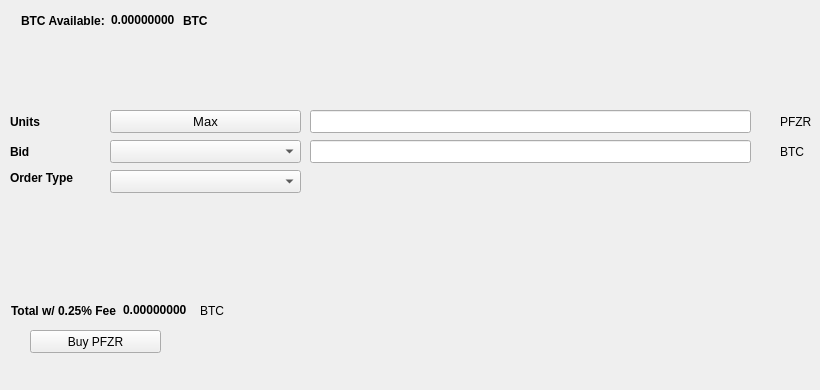
   <widget class="QWidget" name="BuyTab">
    <attribute name="title">
     <string>Buy</string>
    </attribute>
    <widget class="QPushButton" name="BuyPFZR">
     <property name="geometry">
      <rect>
       <x>30</x>
       <y>330</y>
       <width>131</width>
       <height>23</height>
      </rect>
     </property>
     <property name="text">
      <string>Buy PFZR</string>
     </property>
     <property name="icon">
      <iconset resource="../pfzercoin.qrc">
       <normaloff>:/icons/bitcoin</normaloff>:/icons/bitcoin</iconset>
     </property>
    </widget>
    <widget class="QLabel" name="label_3">
     <property name="geometry">
      <rect>
       <x>10</x>
       <y>110</y>
       <width>46</width>
       <height>23</height>
      </rect>
     </property>
     <property name="font">
      <font>
       <weight>75</weight>
       <bold>true</bold>
      </font>
     </property>
     <property name="text">
      <string>Units</string>
     </property>
    </widget>
    <widget class="QLineEdit" name="UnitsInput">
     <property name="geometry">
      <rect>
       <x>310</x>
       <y>110</y>
       <width>441</width>
       <height>23</height>
      </rect>
     </property>
     <property name="font">
      <font>
       <pointsize>9</pointsize>
       <weight>75</weight>
       <bold>true</bold>
      </font>
     </property>
    </widget>
    <widget class="QLineEdit" name="BuyBidPriceEdit">
     <property name="geometry">
      <rect>
       <x>310</x>
       <y>140</y>
       <width>441</width>
       <height>23</height>
      </rect>
     </property>
     <property name="font">
      <font>
       <pointsize>9</pointsize>
       <weight>75</weight>
       <bold>true</bold>
      </font>
     </property>
    </widget>
    <widget class="QLabel" name="label_4">
     <property name="geometry">
      <rect>
       <x>780</x>
       <y>110</y>
       <width>31</width>
       <height>23</height>
      </rect>
     </property>
     <property name="text">
      <string>PFZR</string>
     </property>
    </widget>
    <widget class="QLabel" name="label_5">
     <property name="geometry">
      <rect>
       <x>780</x>
       <y>140</y>
       <width>31</width>
       <height>23</height>
      </rect>
     </property>
     <property name="text">
      <string>BTC</string>
     </property>
    </widget>
    <widget class="QLabel" name="label_6">
     <property name="geometry">
      <rect>
       <x>10</x>
       <y>140</y>
       <width>46</width>
       <height>23</height>
      </rect>
     </property>
     <property name="font">
      <font>
       <weight>75</weight>
       <bold>true</bold>
      </font>
     </property>
     <property name="text">
      <string>Bid</string>
     </property>
    </widget>
    <widget class="QLabel" name="label_7">
     <property name="geometry">
      <rect>
       <x>10</x>
       <y>170</y>
       <width>91</width>
       <height>16</height>
      </rect>
     </property>
     <property name="font">
      <font>
       <weight>75</weight>
       <bold>true</bold>
      </font>
     </property>
     <property name="text">
      <string>Order Type</string>
     </property>
    </widget>
    <widget class="QPushButton" name="Buy_Max_Amount">
     <property name="geometry">
      <rect>
       <x>110</x>
       <y>110</y>
       <width>191</width>
       <height>23</height>
      </rect>
     </property>
     <property name="font">
      <font>
       <pointsize>10</pointsize>
      </font>
     </property>
     <property name="text">
      <string>Max</string>
     </property>
    </widget>
    <widget class="QComboBox" name="BuyBidcomboBox">
     <property name="geometry">
      <rect>
       <x>110</x>
       <y>140</y>
       <width>191</width>
       <height>23</height>
      </rect>
     </property>
     <property name="font">
      <font>
       <pointsize>10</pointsize>
      </font>
     </property>
    </widget>
    <widget class="QComboBox" name="buyOrdertypeCombo">
     <property name="geometry">
      <rect>
       <x>110</x>
       <y>170</y>
       <width>191</width>
       <height>23</height>
      </rect>
     </property>
     <property name="font">
      <font>
       <pointsize>10</pointsize>
      </font>
     </property>
    </widget>
    <widget class="QWidget" name="layoutWidget1">
     <property name="geometry">
      <rect>
       <x>21</x>
       <y>11</y>
       <width>227</width>
       <height>19</height>
      </rect>
     </property>
     <layout class="QHBoxLayout" name="horizontalLayout_3">
      <item>
       <widget class="QLabel" name="label232">
        <property name="font">
         <font>
          <weight>75</weight>
          <bold>true</bold>
         </font>
        </property>
        <property name="text">
         <string>BTC Available:</string>
        </property>
       </widget>
      </item>
      <item>
       <widget class="QLabel" name="BtcAvailableLbl">
        <property name="palette">
         <palette>
          <active>
           <colorrole role="WindowText">
            <brush brushstyle="SolidPattern">
             <color alpha="255">
              <red>0</red>
              <green>0</green>
              <blue>0</blue>
             </color>
            </brush>
           </colorrole>
           <colorrole role="Button">
            <brush brushstyle="SolidPattern">
             <color alpha="255">
              <red>0</red>
              <green>170</green>
              <blue>0</blue>
             </color>
            </brush>
           </colorrole>
           <colorrole role="Light">
            <brush brushstyle="SolidPattern">
             <color alpha="255">
              <red>0</red>
              <green>255</green>
              <blue>0</blue>
             </color>
            </brush>
           </colorrole>
           <colorrole role="Midlight">
            <brush brushstyle="SolidPattern">
             <color alpha="255">
              <red>0</red>
              <green>212</green>
              <blue>0</blue>
             </color>
            </brush>
           </colorrole>
           <colorrole role="Dark">
            <brush brushstyle="SolidPattern">
             <color alpha="255">
              <red>0</red>
              <green>85</green>
              <blue>0</blue>
             </color>
            </brush>
           </colorrole>
           <colorrole role="Mid">
            <brush brushstyle="SolidPattern">
             <color alpha="255">
              <red>0</red>
              <green>113</green>
              <blue>0</blue>
             </color>
            </brush>
           </colorrole>
           <colorrole role="Text">
            <brush brushstyle="SolidPattern">
             <color alpha="255">
              <red>0</red>
              <green>170</green>
              <blue>0</blue>
             </color>
            </brush>
           </colorrole>
           <colorrole role="BrightText">
            <brush brushstyle="SolidPattern">
             <color alpha="255">
              <red>255</red>
              <green>255</green>
              <blue>255</blue>
             </color>
            </brush>
           </colorrole>
           <colorrole role="ButtonText">
            <brush brushstyle="SolidPattern">
             <color alpha="255">
              <red>0</red>
              <green>0</green>
              <blue>0</blue>
             </color>
            </brush>
           </colorrole>
           <colorrole role="Base">
            <brush brushstyle="SolidPattern">
             <color alpha="255">
              <red>255</red>
              <green>255</green>
              <blue>255</blue>
             </color>
            </brush>
           </colorrole>
           <colorrole role="Window">
            <brush brushstyle="SolidPattern">
             <color alpha="255">
              <red>0</red>
              <green>170</green>
              <blue>0</blue>
             </color>
            </brush>
           </colorrole>
           <colorrole role="Shadow">
            <brush brushstyle="SolidPattern">
             <color alpha="255">
              <red>0</red>
              <green>0</green>
              <blue>0</blue>
             </color>
            </brush>
           </colorrole>
           <colorrole role="AlternateBase">
            <brush brushstyle="SolidPattern">
             <color alpha="255">
              <red>127</red>
              <green>212</green>
              <blue>127</blue>
             </color>
            </brush>
           </colorrole>
           <colorrole role="ToolTipBase">
            <brush brushstyle="SolidPattern">
             <color alpha="255">
              <red>255</red>
              <green>255</green>
              <blue>220</blue>
             </color>
            </brush>
           </colorrole>
           <colorrole role="ToolTipText">
            <brush brushstyle="SolidPattern">
             <color alpha="255">
              <red>0</red>
              <green>0</green>
              <blue>0</blue>
             </color>
            </brush>
           </colorrole>
          </active>
          <inactive>
           <colorrole role="WindowText">
            <brush brushstyle="SolidPattern">
             <color alpha="255">
              <red>0</red>
              <green>0</green>
              <blue>0</blue>
             </color>
            </brush>
           </colorrole>
           <colorrole role="Button">
            <brush brushstyle="SolidPattern">
             <color alpha="255">
              <red>0</red>
              <green>170</green>
              <blue>0</blue>
             </color>
            </brush>
           </colorrole>
           <colorrole role="Light">
            <brush brushstyle="SolidPattern">
             <color alpha="255">
              <red>0</red>
              <green>255</green>
              <blue>0</blue>
             </color>
            </brush>
           </colorrole>
           <colorrole role="Midlight">
            <brush brushstyle="SolidPattern">
             <color alpha="255">
              <red>0</red>
              <green>212</green>
              <blue>0</blue>
             </color>
            </brush>
           </colorrole>
           <colorrole role="Dark">
            <brush brushstyle="SolidPattern">
             <color alpha="255">
              <red>0</red>
              <green>85</green>
              <blue>0</blue>
             </color>
            </brush>
           </colorrole>
           <colorrole role="Mid">
            <brush brushstyle="SolidPattern">
             <color alpha="255">
              <red>0</red>
              <green>113</green>
              <blue>0</blue>
             </color>
            </brush>
           </colorrole>
           <colorrole role="Text">
            <brush brushstyle="SolidPattern">
             <color alpha="255">
              <red>0</red>
              <green>170</green>
              <blue>0</blue>
             </color>
            </brush>
           </colorrole>
           <colorrole role="BrightText">
            <brush brushstyle="SolidPattern">
             <color alpha="255">
              <red>255</red>
              <green>255</green>
              <blue>255</blue>
             </color>
            </brush>
           </colorrole>
           <colorrole role="ButtonText">
            <brush brushstyle="SolidPattern">
             <color alpha="255">
              <red>0</red>
              <green>0</green>
              <blue>0</blue>
             </color>
            </brush>
           </colorrole>
           <colorrole role="Base">
            <brush brushstyle="SolidPattern">
             <color alpha="255">
              <red>255</red>
              <green>255</green>
              <blue>255</blue>
             </color>
            </brush>
           </colorrole>
           <colorrole role="Window">
            <brush brushstyle="SolidPattern">
             <color alpha="255">
              <red>0</red>
              <green>170</green>
              <blue>0</blue>
             </color>
            </brush>
           </colorrole>
           <colorrole role="Shadow">
            <brush brushstyle="SolidPattern">
             <color alpha="255">
              <red>0</red>
              <green>0</green>
              <blue>0</blue>
             </color>
            </brush>
           </colorrole>
           <colorrole role="AlternateBase">
            <brush brushstyle="SolidPattern">
             <color alpha="255">
              <red>127</red>
              <green>212</green>
              <blue>127</blue>
             </color>
            </brush>
           </colorrole>
           <colorrole role="ToolTipBase">
            <brush brushstyle="SolidPattern">
             <color alpha="255">
              <red>255</red>
              <green>255</green>
              <blue>220</blue>
             </color>
            </brush>
           </colorrole>
           <colorrole role="ToolTipText">
            <brush brushstyle="SolidPattern">
             <color alpha="255">
              <red>0</red>
              <green>0</green>
              <blue>0</blue>
             </color>
            </brush>
           </colorrole>
          </inactive>
          <disabled>
           <colorrole role="WindowText">
            <brush brushstyle="SolidPattern">
             <color alpha="255">
              <red>0</red>
              <green>85</green>
              <blue>0</blue>
             </color>
            </brush>
           </colorrole>
           <colorrole role="Button">
            <brush brushstyle="SolidPattern">
             <color alpha="255">
              <red>0</red>
              <green>170</green>
              <blue>0</blue>
             </color>
            </brush>
           </colorrole>
           <colorrole role="Light">
            <brush brushstyle="SolidPattern">
             <color alpha="255">
              <red>0</red>
              <green>255</green>
              <blue>0</blue>
             </color>
            </brush>
           </colorrole>
           <colorrole role="Midlight">
            <brush brushstyle="SolidPattern">
             <color alpha="255">
              <red>0</red>
              <green>212</green>
              <blue>0</blue>
             </color>
            </brush>
           </colorrole>
           <colorrole role="Dark">
            <brush brushstyle="SolidPattern">
             <color alpha="255">
              <red>0</red>
              <green>85</green>
              <blue>0</blue>
             </color>
            </brush>
           </colorrole>
           <colorrole role="Mid">
            <brush brushstyle="SolidPattern">
             <color alpha="255">
              <red>0</red>
              <green>113</green>
              <blue>0</blue>
             </color>
            </brush>
           </colorrole>
           <colorrole role="Text">
            <brush brushstyle="SolidPattern">
             <color alpha="255">
              <red>0</red>
              <green>85</green>
              <blue>0</blue>
             </color>
            </brush>
           </colorrole>
           <colorrole role="BrightText">
            <brush brushstyle="SolidPattern">
             <color alpha="255">
              <red>255</red>
              <green>255</green>
              <blue>255</blue>
             </color>
            </brush>
           </colorrole>
           <colorrole role="ButtonText">
            <brush brushstyle="SolidPattern">
             <color alpha="255">
              <red>0</red>
              <green>85</green>
              <blue>0</blue>
             </color>
            </brush>
           </colorrole>
           <colorrole role="Base">
            <brush brushstyle="SolidPattern">
             <color alpha="255">
              <red>0</red>
              <green>170</green>
              <blue>0</blue>
             </color>
            </brush>
           </colorrole>
           <colorrole role="Window">
            <brush brushstyle="SolidPattern">
             <color alpha="255">
              <red>0</red>
              <green>170</green>
              <blue>0</blue>
             </color>
            </brush>
           </colorrole>
           <colorrole role="Shadow">
            <brush brushstyle="SolidPattern">
             <color alpha="255">
              <red>0</red>
              <green>0</green>
              <blue>0</blue>
             </color>
            </brush>
           </colorrole>
           <colorrole role="AlternateBase">
            <brush brushstyle="SolidPattern">
             <color alpha="255">
              <red>0</red>
              <green>170</green>
              <blue>0</blue>
             </color>
            </brush>
           </colorrole>
           <colorrole role="ToolTipBase">
            <brush brushstyle="SolidPattern">
             <color alpha="255">
              <red>255</red>
              <green>255</green>
              <blue>220</blue>
             </color>
            </brush>
           </colorrole>
           <colorrole role="ToolTipText">
            <brush brushstyle="SolidPattern">
             <color alpha="255">
              <red>0</red>
              <green>0</green>
              <blue>0</blue>
             </color>
            </brush>
           </colorrole>
          </disabled>
         </palette>
        </property>
        <property name="font">
         <font>
          <weight>75</weight>
          <bold>true</bold>
         </font>
        </property>
        <property name="text">
         <string>0.00000000</string>
        </property>
        <property name="textInteractionFlags">
         <set>Qt::LinksAccessibleByMouse|Qt::TextSelectableByKeyboard|Qt::TextSelectableByMouse</set>
        </property>
       </widget>
      </item>
      <item>
       <widget class="QLabel" name="BtcAvailableLbl_2">
        <property name="font">
         <font>
          <weight>75</weight>
          <bold>true</bold>
         </font>
        </property>
        <property name="text">
         <string>BTC</string>
        </property>
       </widget>
      </item>
     </layout>
    </widget>
    <widget class="QWidget" name="layoutWidge2">
     <property name="geometry">
      <rect>
       <x>11</x>
       <y>301</y>
       <width>259</width>
       <height>19</height>
      </rect>
     </property>
     <layout class="QHBoxLayout" name="horizontalLayout_4">
      <item>
       <widget class="QLabel" name="label_9">
        <property name="font">
         <font>
          <weight>75</weight>
          <bold>true</bold>
         </font>
        </property>
        <property name="text">
         <string>Total w/ 0.25% Fee</string>
        </property>
       </widget>
      </item>
      <item>
       <widget class="QLabel" name="BuyCostLabel">
        <property name="palette">
         <palette>
          <active>
           <colorrole role="WindowText">
            <brush brushstyle="SolidPattern">
             <color alpha="255">
              <red>0</red>
              <green>0</green>
              <blue>0</blue>
             </color>
            </brush>
           </colorrole>
           <colorrole role="Button">
            <brush brushstyle="SolidPattern">
             <color alpha="255">
              <red>0</red>
              <green>170</green>
              <blue>0</blue>
             </color>
            </brush>
           </colorrole>
           <colorrole role="Light">
            <brush brushstyle="SolidPattern">
             <color alpha="255">
              <red>0</red>
              <green>255</green>
              <blue>0</blue>
             </color>
            </brush>
           </colorrole>
           <colorrole role="Midlight">
            <brush brushstyle="SolidPattern">
             <color alpha="255">
              <red>0</red>
              <green>212</green>
              <blue>0</blue>
             </color>
            </brush>
           </colorrole>
           <colorrole role="Dark">
            <brush brushstyle="SolidPattern">
             <color alpha="255">
              <red>0</red>
              <green>85</green>
              <blue>0</blue>
             </color>
            </brush>
           </colorrole>
           <colorrole role="Mid">
            <brush brushstyle="SolidPattern">
             <color alpha="255">
              <red>0</red>
              <green>113</green>
              <blue>0</blue>
             </color>
            </brush>
           </colorrole>
           <colorrole role="Text">
            <brush brushstyle="SolidPattern">
             <color alpha="255">
              <red>0</red>
              <green>170</green>
              <blue>0</blue>
             </color>
            </brush>
           </colorrole>
           <colorrole role="BrightText">
            <brush brushstyle="SolidPattern">
             <color alpha="255">
              <red>255</red>
              <green>255</green>
              <blue>255</blue>
             </color>
            </brush>
           </colorrole>
           <colorrole role="ButtonText">
            <brush brushstyle="SolidPattern">
             <color alpha="255">
              <red>0</red>
              <green>0</green>
              <blue>0</blue>
             </color>
            </brush>
           </colorrole>
           <colorrole role="Base">
            <brush brushstyle="SolidPattern">
             <color alpha="255">
              <red>255</red>
              <green>255</green>
              <blue>255</blue>
             </color>
            </brush>
           </colorrole>
           <colorrole role="Window">
            <brush brushstyle="SolidPattern">
             <color alpha="255">
              <red>0</red>
              <green>170</green>
              <blue>0</blue>
             </color>
            </brush>
           </colorrole>
           <colorrole role="Shadow">
            <brush brushstyle="SolidPattern">
             <color alpha="255">
              <red>0</red>
              <green>0</green>
              <blue>0</blue>
             </color>
            </brush>
           </colorrole>
           <colorrole role="AlternateBase">
            <brush brushstyle="SolidPattern">
             <color alpha="255">
              <red>127</red>
              <green>212</green>
              <blue>127</blue>
             </color>
            </brush>
           </colorrole>
           <colorrole role="ToolTipBase">
            <brush brushstyle="SolidPattern">
             <color alpha="255">
              <red>255</red>
              <green>255</green>
              <blue>220</blue>
             </color>
            </brush>
           </colorrole>
           <colorrole role="ToolTipText">
            <brush brushstyle="SolidPattern">
             <color alpha="255">
              <red>0</red>
              <green>0</green>
              <blue>0</blue>
             </color>
            </brush>
           </colorrole>
          </active>
          <inactive>
           <colorrole role="WindowText">
            <brush brushstyle="SolidPattern">
             <color alpha="255">
              <red>0</red>
              <green>0</green>
              <blue>0</blue>
             </color>
            </brush>
           </colorrole>
           <colorrole role="Button">
            <brush brushstyle="SolidPattern">
             <color alpha="255">
              <red>0</red>
              <green>170</green>
              <blue>0</blue>
             </color>
            </brush>
           </colorrole>
           <colorrole role="Light">
            <brush brushstyle="SolidPattern">
             <color alpha="255">
              <red>0</red>
              <green>255</green>
              <blue>0</blue>
             </color>
            </brush>
           </colorrole>
           <colorrole role="Midlight">
            <brush brushstyle="SolidPattern">
             <color alpha="255">
              <red>0</red>
              <green>212</green>
              <blue>0</blue>
             </color>
            </brush>
           </colorrole>
           <colorrole role="Dark">
            <brush brushstyle="SolidPattern">
             <color alpha="255">
              <red>0</red>
              <green>85</green>
              <blue>0</blue>
             </color>
            </brush>
           </colorrole>
           <colorrole role="Mid">
            <brush brushstyle="SolidPattern">
             <color alpha="255">
              <red>0</red>
              <green>113</green>
              <blue>0</blue>
             </color>
            </brush>
           </colorrole>
           <colorrole role="Text">
            <brush brushstyle="SolidPattern">
             <color alpha="255">
              <red>0</red>
              <green>170</green>
              <blue>0</blue>
             </color>
            </brush>
           </colorrole>
           <colorrole role="BrightText">
            <brush brushstyle="SolidPattern">
             <color alpha="255">
              <red>255</red>
              <green>255</green>
              <blue>255</blue>
             </color>
            </brush>
           </colorrole>
           <colorrole role="ButtonText">
            <brush brushstyle="SolidPattern">
             <color alpha="255">
              <red>0</red>
              <green>0</green>
              <blue>0</blue>
             </color>
            </brush>
           </colorrole>
           <colorrole role="Base">
            <brush brushstyle="SolidPattern">
             <color alpha="255">
              <red>255</red>
              <green>255</green>
              <blue>255</blue>
             </color>
            </brush>
           </colorrole>
           <colorrole role="Window">
            <brush brushstyle="SolidPattern">
             <color alpha="255">
              <red>0</red>
              <green>170</green>
              <blue>0</blue>
             </color>
            </brush>
           </colorrole>
           <colorrole role="Shadow">
            <brush brushstyle="SolidPattern">
             <color alpha="255">
              <red>0</red>
              <green>0</green>
              <blue>0</blue>
             </color>
            </brush>
           </colorrole>
           <colorrole role="AlternateBase">
            <brush brushstyle="SolidPattern">
             <color alpha="255">
              <red>127</red>
              <green>212</green>
              <blue>127</blue>
             </color>
            </brush>
           </colorrole>
           <colorrole role="ToolTipBase">
            <brush brushstyle="SolidPattern">
             <color alpha="255">
              <red>255</red>
              <green>255</green>
              <blue>220</blue>
             </color>
            </brush>
           </colorrole>
           <colorrole role="ToolTipText">
            <brush brushstyle="SolidPattern">
             <color alpha="255">
              <red>0</red>
              <green>0</green>
              <blue>0</blue>
             </color>
            </brush>
           </colorrole>
          </inactive>
          <disabled>
           <colorrole role="WindowText">
            <brush brushstyle="SolidPattern">
             <color alpha="255">
              <red>0</red>
              <green>85</green>
              <blue>0</blue>
             </color>
            </brush>
           </colorrole>
           <colorrole role="Button">
            <brush brushstyle="SolidPattern">
             <color alpha="255">
              <red>0</red>
              <green>170</green>
              <blue>0</blue>
             </color>
            </brush>
           </colorrole>
           <colorrole role="Light">
            <brush brushstyle="SolidPattern">
             <color alpha="255">
              <red>0</red>
              <green>255</green>
              <blue>0</blue>
             </color>
            </brush>
           </colorrole>
           <colorrole role="Midlight">
            <brush brushstyle="SolidPattern">
             <color alpha="255">
              <red>0</red>
              <green>212</green>
              <blue>0</blue>
             </color>
            </brush>
           </colorrole>
           <colorrole role="Dark">
            <brush brushstyle="SolidPattern">
             <color alpha="255">
              <red>0</red>
              <green>85</green>
              <blue>0</blue>
             </color>
            </brush>
           </colorrole>
           <colorrole role="Mid">
            <brush brushstyle="SolidPattern">
             <color alpha="255">
              <red>0</red>
              <green>113</green>
              <blue>0</blue>
             </color>
            </brush>
           </colorrole>
           <colorrole role="Text">
            <brush brushstyle="SolidPattern">
             <color alpha="255">
              <red>0</red>
              <green>85</green>
              <blue>0</blue>
             </color>
            </brush>
           </colorrole>
           <colorrole role="BrightText">
            <brush brushstyle="SolidPattern">
             <color alpha="255">
              <red>255</red>
              <green>255</green>
              <blue>255</blue>
             </color>
            </brush>
           </colorrole>
           <colorrole role="ButtonText">
            <brush brushstyle="SolidPattern">
             <color alpha="255">
              <red>0</red>
              <green>85</green>
              <blue>0</blue>
             </color>
            </brush>
           </colorrole>
           <colorrole role="Base">
            <brush brushstyle="SolidPattern">
             <color alpha="255">
              <red>0</red>
              <green>170</green>
              <blue>0</blue>
             </color>
            </brush>
           </colorrole>
           <colorrole role="Window">
            <brush brushstyle="SolidPattern">
             <color alpha="255">
              <red>0</red>
              <green>170</green>
              <blue>0</blue>
             </color>
            </brush>
           </colorrole>
           <colorrole role="Shadow">
            <brush brushstyle="SolidPattern">
             <color alpha="255">
              <red>0</red>
              <green>0</green>
              <blue>0</blue>
             </color>
            </brush>
           </colorrole>
           <colorrole role="AlternateBase">
            <brush brushstyle="SolidPattern">
             <color alpha="255">
              <red>0</red>
              <green>170</green>
              <blue>0</blue>
             </color>
            </brush>
           </colorrole>
           <colorrole role="ToolTipBase">
            <brush brushstyle="SolidPattern">
             <color alpha="255">
              <red>255</red>
              <green>255</green>
              <blue>220</blue>
             </color>
            </brush>
           </colorrole>
           <colorrole role="ToolTipText">
            <brush brushstyle="SolidPattern">
             <color alpha="255">
              <red>0</red>
              <green>0</green>
              <blue>0</blue>
             </color>
            </brush>
           </colorrole>
          </disabled>
         </palette>
        </property>
        <property name="font">
         <font>
          <weight>75</weight>
          <bold>true</bold>
         </font>
        </property>
        <property name="autoFillBackground">
         <bool>false</bool>
        </property>
        <property name="text">
         <string>0.00000000</string>
        </property>
        <property name="textInteractionFlags">
         <set>Qt::LinksAccessibleByMouse|Qt::TextSelectableByMouse</set>
        </property>
       </widget>
      </item>
      <item>
       <widget class="QLabel" name="label_10">
        <property name="font">
         <font>
          <weight>50</weight>
          <bold>false</bold>
         </font>
        </property>
        <property name="text">
         <string>BTC</string>
        </property>
       </widget>
      </item>
     </layout>
    </widget>
    <widget class="QLabel" name="label_24">
     <property name="geometry">
      <rect>
       <x>460</x>
       <y>300</y>
       <width>281</width>
       <height>81</height>
      </rect>
     </property>
     <property name="text">
      <string/>
     </property>
     <property name="pixmap">
      <pixmap>:/images/bittrex</pixmap>
     </property>
    </widget>
   </widget>
